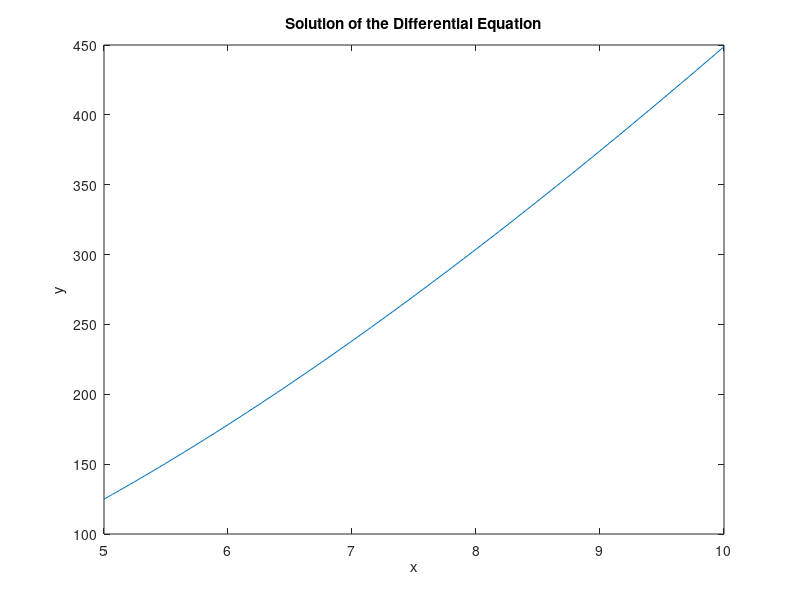

The MATLAB script that drew this image:
% Script 5: Solving y'' - 3y'/x + 5y/x^2 = 3

function script2()
    % Define the ODE
    f = @(x,y) [y(2); 3 + 3*y(2)/x - 5*y(1)/x^2];
    
    % Initial conditions
    x0 = 5;
    y0 = [124.96; 49.6];
    
    % Solve the ODE
    [x, y] = ode45(f, [x0 10], y0);
    
    % Plot the solution
    figure;
    plot(x, y(:,1));
    title('Solution of the Differential Equation');
    xlabel('x'); ylabel('y');
end